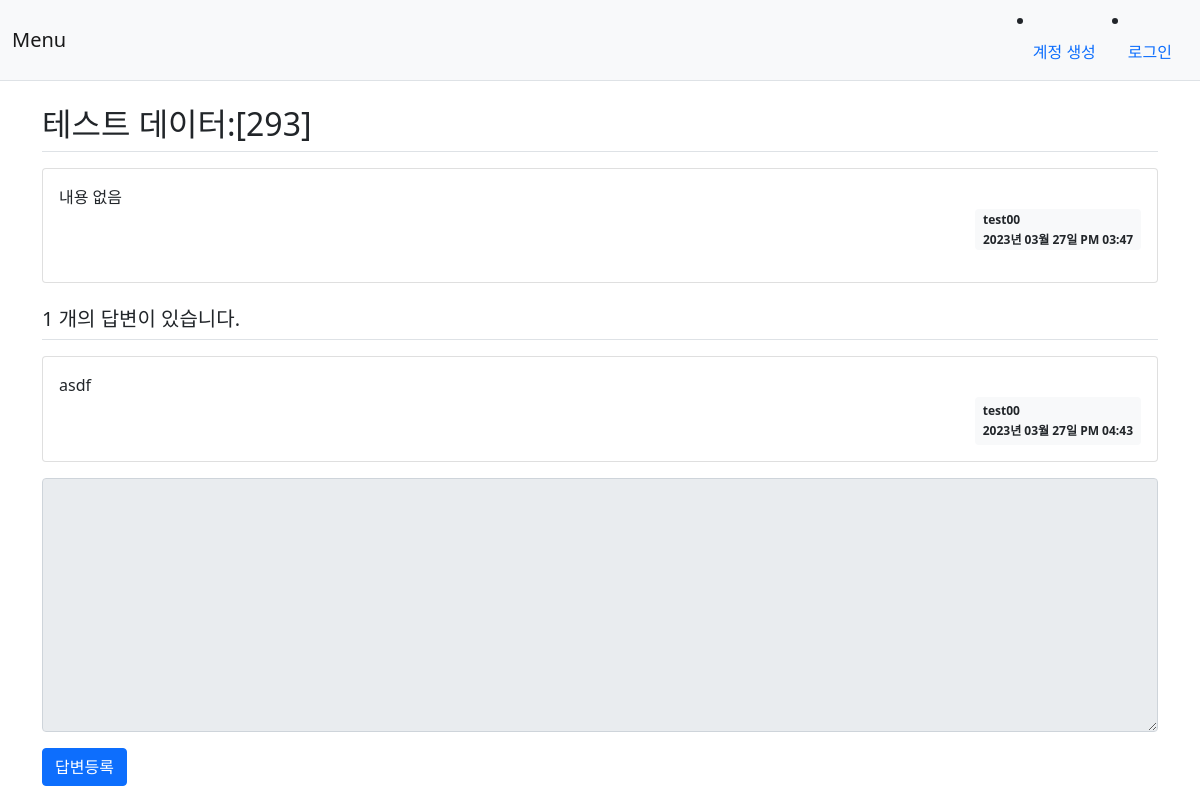
The app's page /question/detail/298/ with its own data.
### app/models.py (models this page shows)
class Question(db.Model):
    id = db.Column(db.Integer, primary_key = True)
    subject = db.Column(db.String(200), nullable=False)
    content = db.Column(db.Text(), nullable=False)
    modify_date = db.Column(db.DateTime(), nullable=True)
    create_date = db.Column(db.DateTime(), nullable=False)
    user_id = db.Column(db.Integer, db.ForeignKey('user.id', ondelete='CASCADE'), nullable=False)
    user = db.relationship('User', backref=db.backref('question_set'))

class User(db.Model):
    id = db.Column(db.Integer, primary_key = True)
    username = db.Column(db.String(150), unique=True, nullable=False)
    password = db.Column(db.String(200), nullable=False)
    email = db.Column(db.String(120), unique=True, nullable=False)

class Answer(db.Model):
    id = db.Column(db.Integer, primary_key=True)
    question_id = db.Column(db.Integer, db.ForeignKey('question.id', ondelete='CASCADE'))
    question = db.relationship('Question', backref=db.backref('answer_set', cascade='all, delete-orphan'))
    content = db.Column(db.Text(), nullable=False)
    modify_date = db.Column(db.DateTime(), nullable=True)
    create_date = db.Column(db.DateTime(), nullable=False)
    user_id = db.Column(db.Integer, db.ForeignKey('user.id', ondelete = 'CASCADE'), nullable=False)
    user = db.relationship('User', backref=db.backref('answer_set'))

### app/views/question_view.py (the view)
@bp.route('/detail/<int:question_id>/')
def detail(question_id):
  form = AnswerForm()
  question_detail = Question.query.get_or_404(question_id)
  return render_template('question/question_detail.html', question_detail = question_detail, form=form)

### app/forms.py
class AnswerForm(FlaskForm):
    content=TextAreaField('내용', validators=[DataRequired('내용은 필수입력 항목입니다.')])

### app/filter.py (called while the page is built)
def format_date(value, fmt='%Y년 %m월 %d일 %p %I:%M'):
    return value.strftime(fmt)

### app/views/auth_view.py (called while the page is built)
@bp.before_app_request
def load_logged_in_user():
    user_id = session.get('user_id')
    if user_id is None:
        g.user = None
    else :
        g.user = User.query.get(user_id)

### app/templates/question/question_detail.html (shortened to what this page needs)
{% extends 'base.html' %}
{% block content %}
<div class="container my-3">
  <h2 class="border-bottom py-2">{{ question_detail.subject }}</h2>
  <div class="card my-3">
    <div class="card-body">
      <div class="card-text" style="white-space: pre-line;">{{ question_detail.content }}</div>
      <div class="d-flex justify-content-end">
        <div class="badge bg-light text-dark p2 text-start">
          <div class="mb-2">{{ question_detail.user.username }}</div>
          <div>{{ question_detail.create_date|datetime }}</div>
        </div>
      </div>
    </div>
  </div>
  <h5 class="border-bottom my-3 py-2">{{ question_detail.answer_set|length}} 개의 답변이 있습니다.</h5>
  {% for answer in question_detail.answer_set %}
    <div class="card my-3">
      <div class="card-body">
        <div class="card-text" style="white-space: pre-line;">{{ answer.content}}</div>
        <div class="d-flex justify-content-end">
          <div class="badge bg-light text-dark p-2 text-start">
            <div class="mb-2">{{ answer.user.username }}</div>
            <div>{{ answer.create_date|datetime }}</div>
          </div>
        </div>
      </div>
    </div>
  {% endfor %}
  <form action="{{ url_for('answer.create', question_id=question_detail.id) }}" method="post" class="my-3">
    <div class="mb-3">
      <textarea {% if not g.user %}disabled{% endif %} name="content" id="content" class="form-control" rows="10"></textarea>
    </div>
    <input type="submit" value="답변등록" class="btn btn-primary">
  </form>
</div>
{% endblock %}

### records on screen
Question: subject "테스트 데이터:[293]", content "내용 없음", create_date "2023년 03월 27일 PM 03:47"
User: user.username "test00"
Answer: content "asdf", user.username "test00", create_date "2023년 03월 27일 PM 04:43"

### other values on screen
{{ question_detail.answer_set|length }} "1"
